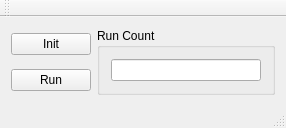
<?xml version="1.0" encoding="UTF-8"?>
<ui version="4.0">
 <class>MainWindow</class>
 <widget class="QMainWindow" name="MainWindow">
  <property name="geometry">
   <rect>
    <x>0</x>
    <y>0</y>
    <width>286</width>
    <height>123</height>
   </rect>
  </property>
  <property name="windowTitle">
   <string>mex_gateway</string>
  </property>
  <widget class="QWidget" name="centralWidget">
   <layout class="QGridLayout" name="gridLayout_2">
    <item row="0" column="0">
     <widget class="QPushButton" name="pushButtonInit">
      <property name="text">
       <string>Init</string>
      </property>
     </widget>
    </item>
    <item row="0" column="1" rowspan="2">
     <widget class="QGroupBox" name="groupBox">
      <property name="title">
       <string>Run Count</string>
      </property>
      <layout class="QGridLayout" name="gridLayout">
       <item row="0" column="0">
        <widget class="QLineEdit" name="lineEdit">
         <property name="readOnly">
          <bool>true</bool>
         </property>
        </widget>
       </item>
      </layout>
     </widget>
    </item>
    <item row="1" column="0">
     <widget class="QPushButton" name="pushButtonRun">
      <property name="text">
       <string>Run</string>
      </property>
     </widget>
    </item>
   </layout>
  </widget>
  <widget class="QToolBar" name="mainToolBar">
   <attribute name="toolBarArea">
    <enum>TopToolBarArea</enum>
   </attribute>
   <attribute name="toolBarBreak">
    <bool>false</bool>
   </attribute>
  </widget>
  <widget class="QStatusBar" name="statusBar"/>
 </widget>
 <layoutdefault spacing="6" margin="11"/>
 <resources/>
 <connections/>
</ui>
